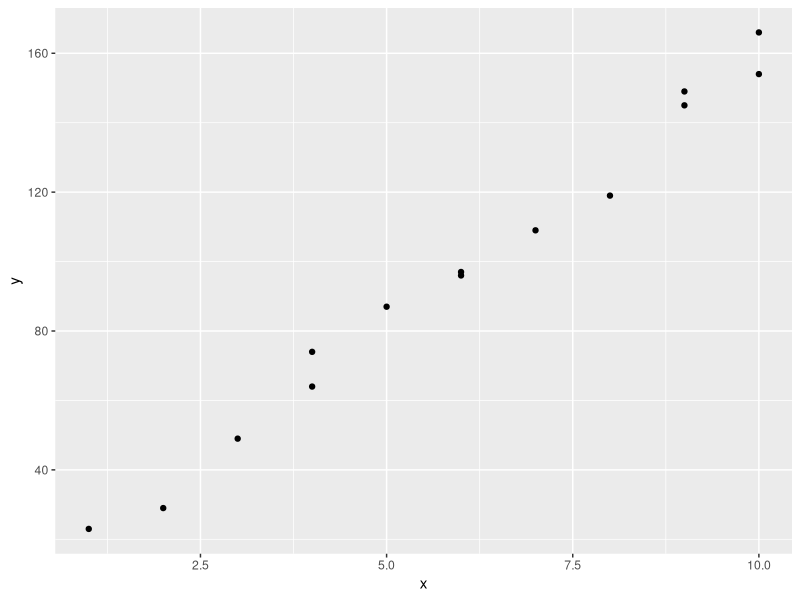
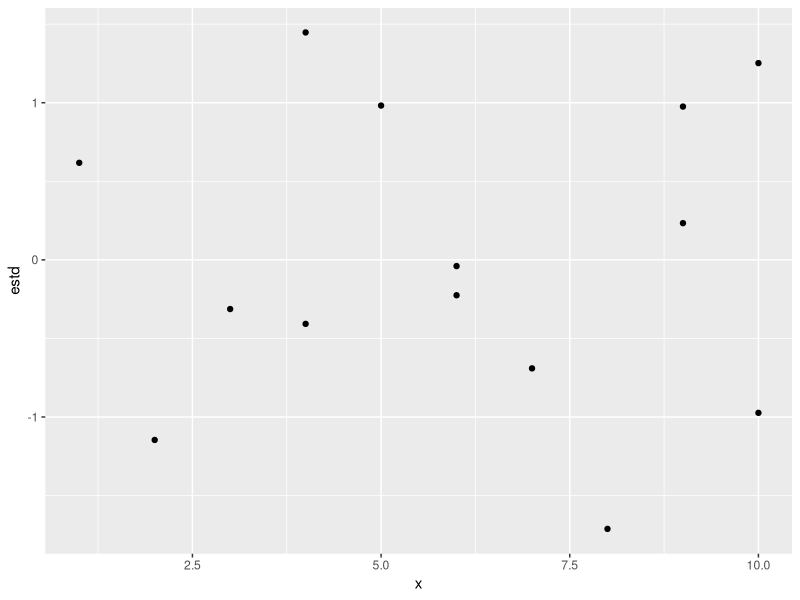
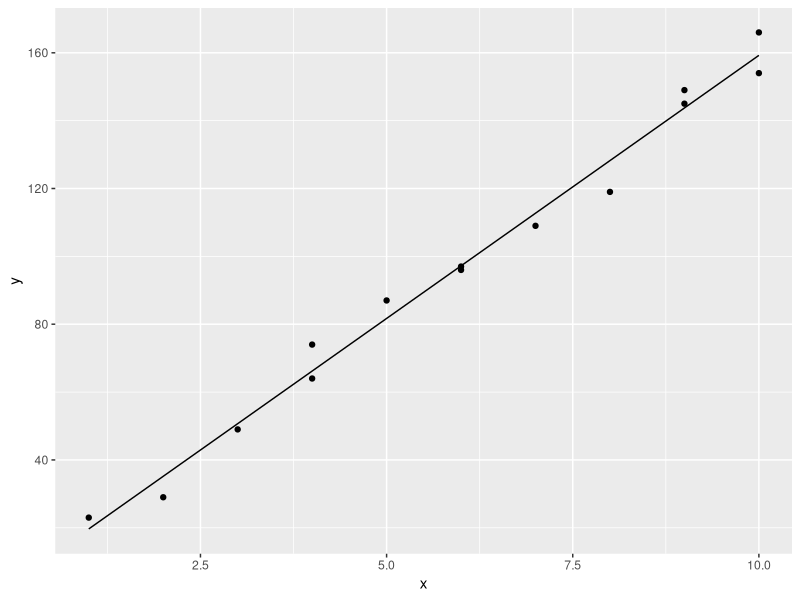
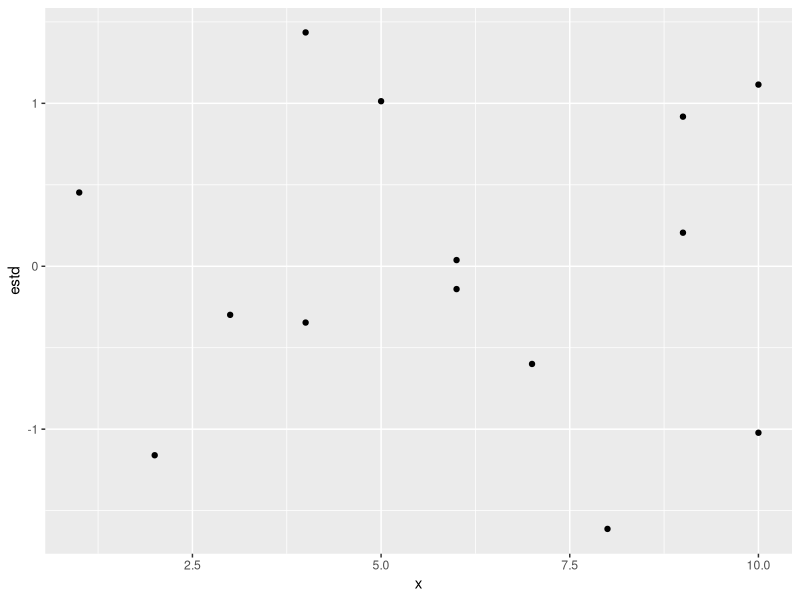
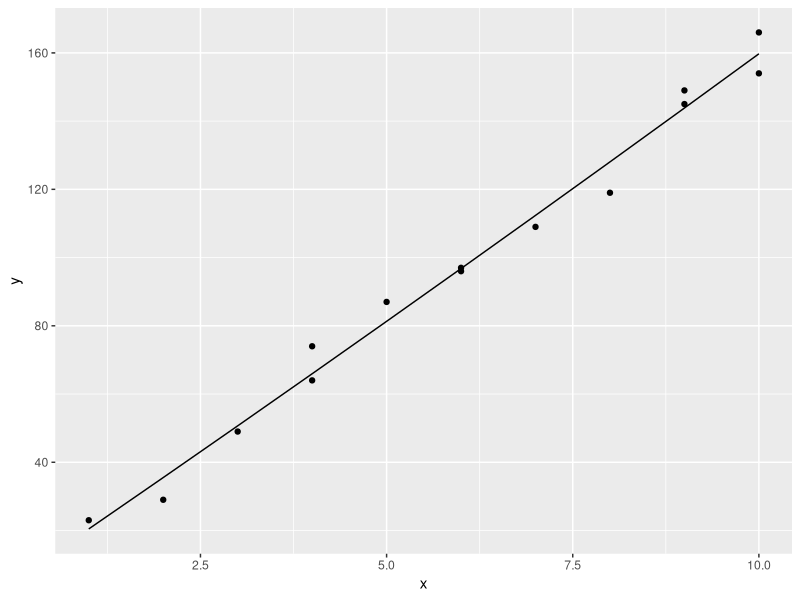

Generate these figures, in order, with R:
## ---- chunk 1
library(tidyverse)
## ---- chunk 2
rdata <- tribble(
  ~x, ~y,
  1,  23,
  2,  29,
  3,  49,
  4,  64,
  4,  74,
  5,  87,
  6,  96,
  6,  97,
  7,  109,
  8,  119,
  9,  149,
  9,  145,
  10, 154,
  10, 166
)

rdata
## ---- chunk 3
model_a <- rdata
## ---- chunk 4
n <- nrow(model_a)
n
## ---- chunk 5
ggplot(model_a, aes(x = x, y = y)) +
  geom_point()

## ---- chunk 6
mean_x <- sum(model_a$x) / nrow(model_a)
mean_y <- sum(model_a$y) / nrow(model_a)
#X
mean_x
#Y
mean_y

## ---- chunk 7
model_a <- model_a %>%
  mutate(xsquare = x ^ 2,
         xy = x * y)

model_a

## ---- chunk 8
slope <- (sum(model_a$xy) - (n * mean_x * mean_y)) / (sum(model_a$xsquare) - (n * mean_x ^ 2))


intercept <- mean_y - slope * mean_x

paramaters <- list('intercept' = intercept, 'slope' = slope)

paramaters

## ---- chunk 9
model_a <- model_a %>% 
  mutate(y_estimator = paramaters$intercept + x * paramaters$slope,
         e = y - y_estimator,
         esquare = e ^ 2)

model_a

## ---- chunk 10
round(sum(model_a$e),2)
## ---- chunk 11
mse <- sum(model_a$esquare / (n - 2))

mse
## ---- chunk 12
model_a <- model_a %>%
  mutate(estd = e / sqrt(mse))


model_a$estd
## ---- chunk 13
ggplot(model_a,aes(x,estd)) +
  geom_point()

## ---- chunk 14
ggplot(model_a, mapping = aes(x,y)) + 
  geom_point() + geom_line(aes(y=model_a$y_estimator))

## ---- chunk 15
model_b <- rdata

model_b
## ---- chunk 16
system_equation <- matrix(c(n, sum(model_b$x), sum(model_b$x ^ 2),
                            sum(model_b$x), sum(model_b$x ^ 2), sum(model_b$x ^ 3),
                            sum(model_b$x ^ 2), sum(model_b$x ^ 3), sum(model_b$x ^4)),
                          ncol = 3,
                          byrow = T)

equal_to <- c(sum(model_b$y),
              sum(model_b$x * model_b$y), 
              sum(model_b$x ^ 2 * model_b$y))


coefficients_b <- solve(system_equation,equal_to)

names(coefficients_b) <- c("beta0", "beta1", "beta2")

coefficients_b <- as.list(coefficients_b)

coefficients_b


## ---- chunk 17
model_b <- model_b %>% 
  mutate(y_estimator = coefficients_b$beta0 + x * coefficients_b$beta1 + coefficients_b$beta2 * x ^ 2,
         e = y - y_estimator,
         esquare = e ^ 2)

model_b
## ---- chunk 18
round(sum(model_b$e),2)
## ---- chunk 19
mse <- sum(model_b$esquare / (n - 3))

mse
## ---- chunk 20
model_b <- model_b %>%
  mutate(estd = e / sqrt(mse))


model_b$estd
## ---- chunk 21
ggplot(model_b,aes(x,estd)) +
  geom_point()

## ---- chunk 22



ggplot(model_b, mapping = aes(x,y)) + 
  geom_point() + geom_line(aes(y=model_b$y_estimator))
## ---- chunk 23
# arg min --> sum E^2
sum(model_a$esquare) 


sum(model_b$esquare)

